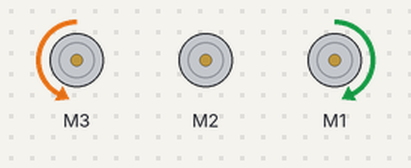
This sketch was run on a simulated Arduino Mega 2560, built with avr-gcc and run on an emulated ATmega2560. Shown: 3 × DC motor (green arrow = forward, orange = backward, longer = faster).

Above: at 0.1 s.
At 10.1 s:
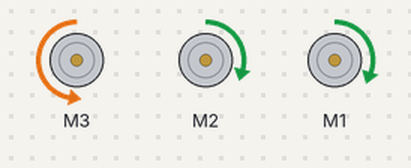
At 13.1 s:
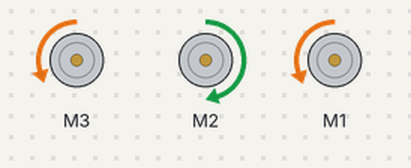
At 18.1 s:
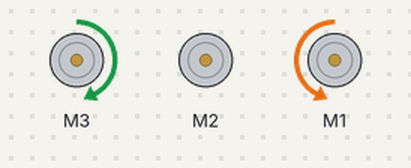
At 31.2 s:
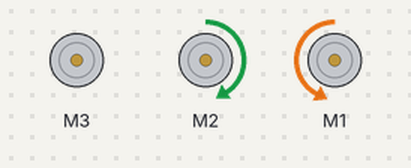
At 38.2 s:
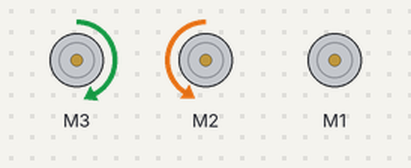
Timing chart, 0 to 39.7 s (numbered marks = the images above):
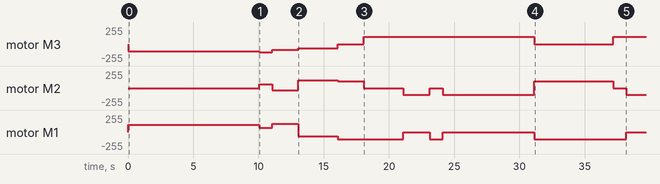

Measured:
- by itself, motor M1: stopped → forward 109/255 at 0.00 s, → forward 63/255 10.0 s later, → forward 122/255 1.0 s later, → backward 63/255 2.0 s later, … (10 changes in this stretch)
- by itself, motor M3: stopped → backward 109/255 at 0.00 s, → backward 127/255 10.0 s later, → backward 89/255 1.0 s later, → backward 61/255 2.0 s later, … (8 changes in this stretch)

The sketch:

B3_Holosquare_N7.ino
```cpp
/* B3_HoloSquare.ino
   This is a test sketch for autonomous driving mode of
   the three-wheeled drive Bread Board Bot (BBbot, B^3)

   Arduino: Arduino Mega 256 v3 Clone
   Motor Shield: Adafruit assembled Motor Shield for Arduino v2
   ---->  http://www.adafruit.com/products/1438

   Programmer: Dave Eslinger; December 2, 2014
   Revisions: 2015, May 25:   Changed for new motor configuration
              2015, June 12:  Changed into B3_ code style for GoSciTech 2015.
*/
#include <Wire.h>
#include <Adafruit_MotorShield.h>
#include <math.h>
#include <breadboardbot.h>

// Create the motor shield object with the default I2C address
Adafruit_MotorShield AFMS = Adafruit_MotorShield();

// Define Constants

// Define 'ports' for motors.
const byte LEFT_MOTOR_PORT = 3;
const byte RIGHT_MOTOR_PORT = 1;
const byte BACK_MOTOR_PORT = 2;
// Create pointers to motor control objects
Adafruit_DCMotor *motorLeft = AFMS.getMotor(LEFT_MOTOR_PORT);
Adafruit_DCMotor *motorRight = AFMS.getMotor(RIGHT_MOTOR_PORT);
Adafruit_DCMotor *motorBack = AFMS.getMotor(BACK_MOTOR_PORT);

// Define global variables
float theta;
int direction;
float magnitude;
float duration;

byte motorLeftdir;
byte motorBackdir;
byte motorRightdir;

void setup(void){
  AFMS.begin();  // create with the default frequency 1.6KHz
  // Turn off all motors
  motorLeft->run(RELEASE);
  motorBack->run(RELEASE);
  motorRight->run(RELEASE);
}

void loop(void){
  // Section for taking commands from Serial Input
  // N.B.  Need to comment out one bracket at end for the autonomous loop below
    /* if (Serial.available() > 0) { */
    /*   direction = Serial.parseInt(); */
    /*   theta = ( M_PI * direction ) / 180. ; */
    /*   magnitude = Serial.parseInt(); */
    /*   duration = Serial.parseInt(); */
    /* }  */

  // Autonomous loop for driving in a square
  for ( byte leg = 1; leg < 46; leg++ ) {
    duration = 1;
    magnitude = 50;
    //    brake = 0; // No braking
    switch (leg) {
    case 1: // Move forward
      direction = 0.;
      break;
    case 2: // Move forward
      direction = 0.;
      break;
    case 3: // Move forward
      direction = 0.;
      break;
    case 4: // Move forward
      direction = 0.;
      break;
    case 5: // Move right
      direction = 0.;
      break;
    case 6: // Move backward
      direction = 0.;
      break;
    case 7: // Move left
      direction = 0.;
      break;
    case 8: // Move forward
      direction = 0.;
      break;
    case 9: // Move forward
      direction = 0.;
      break;
    case 10: // Move forward
      direction = 0.;
      break;
    case 11: // Move forward
      direction = -30.;
      break;
    case 12: // Move forward
      direction = -30.;
    case 13: // Move forward
      direction = 15.;
      break;
    case 14: // Move forward
      direction = -90.;
      break;
    case 15: // Move forward
      direction = -90.;
      break;
    case 16: // Move forward
      direction = -90.;
      break;
    case 17: // Move forward
      direction = -120.;
      break;
    case 18: // Move forward
      direction = -120.;
      break;
    case 19: // Move forward
      direction = -180.;
      break;
    case 20: // Move forward
      direction = -180.;
      break;
    case 21: // Move forward
      direction = -180.;
      break;
    case 22: // Move forward
      direction = 120.;
      break;
    case 23: // Move forward
      direction = 120.;
      break;
    case 24: // Move forward
      direction = -180.;
      break;
    case 25: // Move forward
      direction = 120.;
      break;
    case 26: // Move forward
      direction = 120.;
      break;
    case 27: // Move forward
      direction = 120.;
      break;
    case 28: // Move forward
      direction = 120.;
      break;
    case 29: // Move forward
      direction = 120.;
      break;
    case 30: // Move forward
      direction = 120.;
      break;
    case 31:
      direction = 120.;
      break;
    case 32: // Move forward
      direction = -120.;
      break;
    case 33:
      direction = -120.;
      break;
    case 34: // Move forward
      direction = -120.;
      break;
    case 35: // Move forward
      direction = -120.;
      break;
    case 36:
      direction = -120.;
      break;
    case 37: // Move forward
      direction = -120.;
      break;
    case 38: // Move forward
      direction = -180.;
      break;
    case 39: // Move forward
      direction = 120.;
      break;
    case 40: // Move forward
      direction = 120.;
      break;
    case 41: // Move forward
      direction = 90.;
      break;
    case 42: // Move forward
      direction = 45.;
      break;
    case 43: // Move forward
      direction = 0.;
      break;
    case 44: // Move forward
      direction = 0.;
      break;
    default: // Stop and pause at starting point
      magnitude = 0;
      duration = 1;
      direction = 0;
      //      brake = 1; // hard stop
    }
    theta = ( M_PI * direction ) / 180. ;

  if( duration > 0 ) {
    Serial.print("direction = ");
    Serial.print(direction);
    Serial.print(", theta = ");
    Serial.print(theta);
    Serial.print(", magnitude = ");
    Serial.print(magnitude);
    Serial.print(" and duration = ");
    Serial.println(duration);

    float vx = magnitude * sin(theta);
    float vy = magnitude * cos(theta);
    Serial.print("vx, vy = ");
    Serial.print(vx);
    Serial.print(", ");
    Serial.println(vy);

    const float sqrt3o2 = 1.0*sqrt(3)/2;
    //STEP 3. Find wheel vectors
    float wB = -vx * .95 ;  // Multiply by fudge factor to prevent rotation if needed
    float wL = 0.5*vx - sqrt3o2 * vy;
    float wR = 0.5*vx + sqrt3o2 * vy;

    byte wB_speed = (byte) map(abs(wB), 0, 100, 0, 255);
    byte wL_speed = (byte) map(abs(wL), 0, 100, 0, 255);
    byte wR_speed = (byte) map(abs(wR), 0, 100, 0, 255);
    /* Set Motor directions.  For Adafruit V2 Motorshield:
         1 is Clockwise (Positive motor direction)
         2 is Counterclockwise (Negative vector direction)
	 3 is Brake (May not work)
	 4 is Release = stop power, not driving, but not brake
	 so we can use a logic test since TRUE = 1 and FALSE = 0
    */
    motorBack->run((wB > 0) ? 1: 2 );
    motorLeft->run((wL > 0) ? 1: 2 );
    motorRight->run((wR > 0) ? 1: 2 );

    /* // Set the brakes */
    /* motorBack->setBrake(brake); */
    /* motorLeft->setBrake(brake); */
    /* motorRight->setBrake(brake); */

    // Set the speeds
    motorBack->setSpeed(wB_speed);
    motorLeft->setSpeed(wL_speed);
    motorRight->setSpeed(wR_speed);

    //Print out motor control details
    Serial.print("Speeds F,L,R = ");
    Serial.print(copysign(wB_speed,wB));
    Serial.print(", ");
    Serial.print(copysign(wL,wL_speed));
    Serial.print(", ");
    Serial.println(copysign(wR,wR_speed));

    // Run motors for the duration requested
    delay(1000*duration);

  }
  else{ // no duration entered, so stop all motors
    motorBack->setSpeed(0);
    motorLeft->setSpeed(0);
    motorRight->setSpeed(0);
  }
  }
}


/*
 SerialEvent occurs whenever a new data comes in the
 hardware serial RX.  This routine is run between each
 time loop() runs, so using delay inside loop can delay
 response.  Multiple bytes of data may be available.
 */
/* void serialEvent() { */
/*   while (Serial.available()) { */
/*     // get the new byte: */
/*     char inChar = (char)Serial.read();  */
/*     // add it to the inputString: */
/*     inputString += inChar; */
/*     // if the incoming character is a newline, set a flag */
/*     // so the main loop can do something about it: */
/*     if (inChar == '\n') { */
/*       stringComplete = true; */
/*     }  */
/*   } */
/* } */
```
